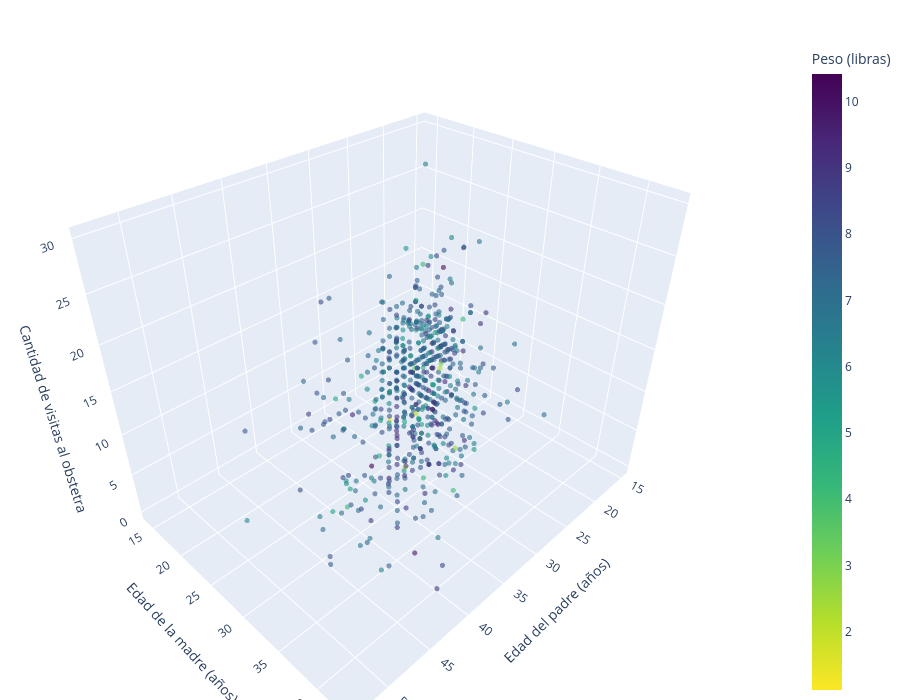

Notebook source saved alongside this figure:
### Code cell
grafico_3d_color("fage", "mage", "visits")

### Figure 1 — Plotly figure (JSON) as saved in the notebook; plotly's stock layout.template omitted (floating-point values rounded to 4 significant figures; data arrays with more than 128 entries replaced by an {"elided": "..."} marker saying what was removed)
{"data": [{"hovertemplate": "fage=%{x}<br>mage=%{y}<br>visits=%{z}<br>weight=%{marker.color}<extra></extra>", "legendgroup": "", "marker": {"color": {"elided": "675 float values"}, "coloraxis": "coloraxis", "opacity": 0.6, "size": 3, "symbol": "circle"}, "mode": "markers", "name": "", "scene": "scene", "showlegend": false, "type": "scatter3d", "x": {"elided": "675 float values"}, "y": {"elided": "675 int values"}, "z": {"elided": "675 float values"}}], "layout": {"coloraxis": {"autocolorscale": false, "colorbar": {"title": {"text": "Peso (libras)"}}, "colorscale": [[0, "#fde725"], [0.1111, "#b5de2b"], [0.2222, "#6ece58"], [0.3333, "#35b779"], [0.4444, "#1f9e89"], [0.5556, "#26828e"], [0.6667, "#31688e"], [0.7778, "#3e4989"], [0.8889, "#482878"], [1, "#440154"]]}, "height": 700, "legend": {"tracegroupgap": 0}, "margin": {"b": 0, "l": 0, "r": 0, "t": 40}, "scene": {"domain": {"x": [0, 1], "y": [0, 1]}, "xaxis": {"title": {"text": "Edad del padre (años)"}}, "yaxis": {"title": {"text": "Edad de la madre (años)"}}, "zaxis": {"title": {"text": "Cantidad de visitas al obstetra"}}}}}
